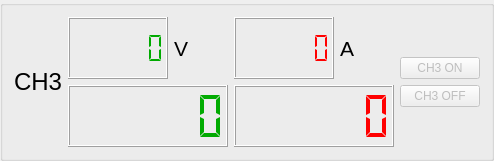
        <widget class="QGroupBox" name="groupBox3">
         <layout class="QHBoxLayout" name="horizontalLayout_13">
          <item>
           <widget class="QLabel" name="label_10">
            <property name="font">
             <font>
              <pointsize>18</pointsize>
              <italic>false</italic>
             </font>
            </property>
            <property name="text">
             <string>CH3</string>
            </property>
           </widget>
          </item>
          <item>
           <layout class="QVBoxLayout" name="verticalLayout_13">
            <item>
             <layout class="QHBoxLayout" name="horizontalLayout_14">
              <item>
               <widget class="QLCDNumber" name="CH3voltageSet">
                <property name="minimumSize">
                 <size>
                  <width>100</width>
                  <height>40</height>
                 </size>
                </property>
                <property name="palette">
                 <palette>
                  <active>
                   <colorrole role="WindowText">
                    <brush brushstyle="SolidPattern">
                     <color alpha="255">
                      <red>0</red>
                      <green>170</green>
                      <blue>0</blue>
                     </color>
                    </brush>
                   </colorrole>
                  </active>
                  <inactive>
                   <colorrole role="WindowText">
                    <brush brushstyle="SolidPattern">
                     <color alpha="255">
                      <red>0</red>
                      <green>170</green>
                      <blue>0</blue>
                     </color>
                    </brush>
                   </colorrole>
                  </inactive>
                  <disabled>
                   <colorrole role="WindowText">
                    <brush brushstyle="SolidPattern">
                     <color alpha="255">
                      <red>159</red>
                      <green>158</green>
                      <blue>158</blue>
                     </color>
                    </brush>
                   </colorrole>
                  </disabled>
                 </palette>
                </property>
                <property name="digitCount">
                 <number>6</number>
                </property>
                <property name="segmentStyle">
                 <enum>QLCDNumber::Flat</enum>
                </property>
               </widget>
              </item>
              <item>
               <widget class="QLabel" name="label_11">
                <property name="font">
                 <font>
                  <pointsize>16</pointsize>
                  <weight>50</weight>
                  <italic>false</italic>
                  <bold>false</bold>
                 </font>
                </property>
                <property name="text">
                 <string>V</string>
                </property>
               </widget>
              </item>
              <item>
               <spacer name="horizontalSpacer_10">
                <property name="orientation">
                 <enum>Qt::Horizontal</enum>
                </property>
                <property name="sizeHint" stdset="0">
                 <size>
                  <width>40</width>
                  <height>20</height>
                 </size>
                </property>
               </spacer>
              </item>
             </layout>
            </item>
            <item>
             <widget class="QLCDNumber" name="CH3voltage">
              <property name="minimumSize">
               <size>
                <width>160</width>
                <height>60</height>
               </size>
              </property>
              <property name="palette">
               <palette>
                <active>
                 <colorrole role="WindowText">
                  <brush brushstyle="SolidPattern">
                   <color alpha="255">
                    <red>0</red>
                    <green>170</green>
                    <blue>0</blue>
                   </color>
                  </brush>
                 </colorrole>
                </active>
                <inactive>
                 <colorrole role="WindowText">
                  <brush brushstyle="SolidPattern">
                   <color alpha="255">
                    <red>0</red>
                    <green>170</green>
                    <blue>0</blue>
                   </color>
                  </brush>
                 </colorrole>
                </inactive>
                <disabled>
                 <colorrole role="WindowText">
                  <brush brushstyle="SolidPattern">
                   <color alpha="255">
                    <red>159</red>
                    <green>158</green>
                    <blue>158</blue>
                   </color>
                  </brush>
                 </colorrole>
                </disabled>
               </palette>
              </property>
              <property name="digitCount">
               <number>6</number>
              </property>
              <property name="segmentStyle">
               <enum>QLCDNumber::Flat</enum>
              </property>
             </widget>
            </item>
           </layout>
          </item>
          <item>
           <layout class="QVBoxLayout" name="verticalLayout_14">
            <item>
             <layout class="QHBoxLayout" name="horizontalLayout_15">
              <item>
               <widget class="QLCDNumber" name="CH3currentSet">
                <property name="minimumSize">
                 <size>
                  <width>100</width>
                  <height>40</height>
                 </size>
                </property>
                <property name="palette">
                 <palette>
                  <active>
                   <colorrole role="WindowText">
                    <brush brushstyle="SolidPattern">
                     <color alpha="255">
                      <red>255</red>
                      <green>0</green>
                      <blue>0</blue>
                     </color>
                    </brush>
                   </colorrole>
                  </active>
                  <inactive>
                   <colorrole role="WindowText">
                    <brush brushstyle="SolidPattern">
                     <color alpha="255">
                      <red>255</red>
                      <green>0</green>
                      <blue>0</blue>
                     </color>
                    </brush>
                   </colorrole>
                  </inactive>
                  <disabled>
                   <colorrole role="WindowText">
                    <brush brushstyle="SolidPattern">
                     <color alpha="255">
                      <red>159</red>
                      <green>158</green>
                      <blue>158</blue>
                     </color>
                    </brush>
                   </colorrole>
                  </disabled>
                 </palette>
                </property>
                <property name="digitCount">
                 <number>6</number>
                </property>
                <property name="segmentStyle">
                 <enum>QLCDNumber::Flat</enum>
                </property>
               </widget>
              </item>
              <item>
               <widget class="QLabel" name="label_12">
                <property name="font">
                 <font>
                  <pointsize>16</pointsize>
                 </font>
                </property>
                <property name="text">
                 <string>A</string>
                </property>
               </widget>
              </item>
              <item>
               <spacer name="horizontalSpacer_11">
                <property name="orientation">
                 <enum>Qt::Horizontal</enum>
                </property>
                <property name="sizeHint" stdset="0">
                 <size>
                  <width>40</width>
                  <height>20</height>
                 </size>
                </property>
               </spacer>
              </item>
             </layout>
            </item>
            <item>
             <widget class="QLCDNumber" name="CH3current">
              <property name="minimumSize">
               <size>
                <width>160</width>
                <height>60</height>
               </size>
              </property>
              <property name="palette">
               <palette>
                <active>
                 <colorrole role="WindowText">
                  <brush brushstyle="SolidPattern">
                   <color alpha="255">
                    <red>255</red>
                    <green>0</green>
                    <blue>0</blue>
                   </color>
                  </brush>
                 </colorrole>
                </active>
                <inactive>
                 <colorrole role="WindowText">
                  <brush brushstyle="SolidPattern">
                   <color alpha="255">
                    <red>255</red>
                    <green>0</green>
                    <blue>0</blue>
                   </color>
                  </brush>
                 </colorrole>
                </inactive>
                <disabled>
                 <colorrole role="WindowText">
                  <brush brushstyle="SolidPattern">
                   <color alpha="255">
                    <red>159</red>
                    <green>158</green>
                    <blue>158</blue>
                   </color>
                  </brush>
                 </colorrole>
                </disabled>
               </palette>
              </property>
              <property name="digitCount">
               <number>6</number>
              </property>
              <property name="segmentStyle">
               <enum>QLCDNumber::Flat</enum>
              </property>
             </widget>
            </item>
           </layout>
          </item>
          <item>
           <layout class="QVBoxLayout" name="verticalLayout_15">
            <property name="rightMargin">
             <number>0</number>
            </property>
            <item>
             <spacer name="verticalSpacer_7">
              <property name="orientation">
               <enum>Qt::Vertical</enum>
              </property>
              <property name="sizeHint" stdset="0">
               <size>
                <width>20</width>
                <height>40</height>
               </size>
              </property>
             </spacer>
            </item>
            <item>
             <widget class="QPushButton" name="CH3on">
              <property name="enabled">
               <bool>false</bool>
              </property>
              <property name="text">
               <string>CH3 ON</string>
              </property>
             </widget>
            </item>
            <item>
             <widget class="QPushButton" name="CH3off">
              <property name="enabled">
               <bool>false</bool>
              </property>
              <property name="text">
               <string>CH3 OFF</string>
              </property>
             </widget>
            </item>
            <item>
             <spacer name="verticalSpacer_8">
              <property name="orientation">
               <enum>Qt::Vertical</enum>
              </property>
              <property name="sizeHint" stdset="0">
               <size>
                <width>20</width>
                <height>40</height>
               </size>
              </property>
             </spacer>
            </item>
           </layout>
          </item>
         </layout>
        </widget>
